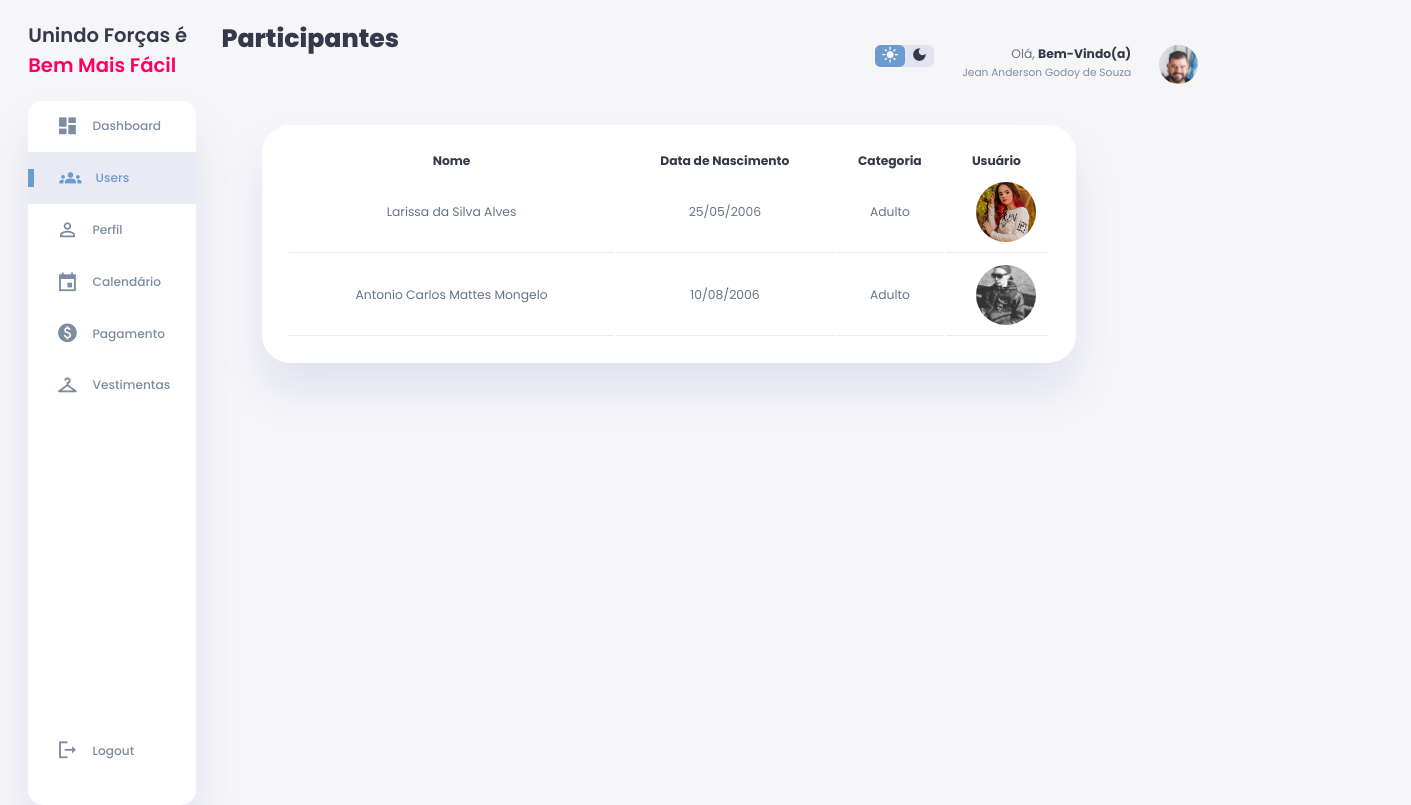
Before: /usuario/participantes/index.php (signed in) with the older database file.
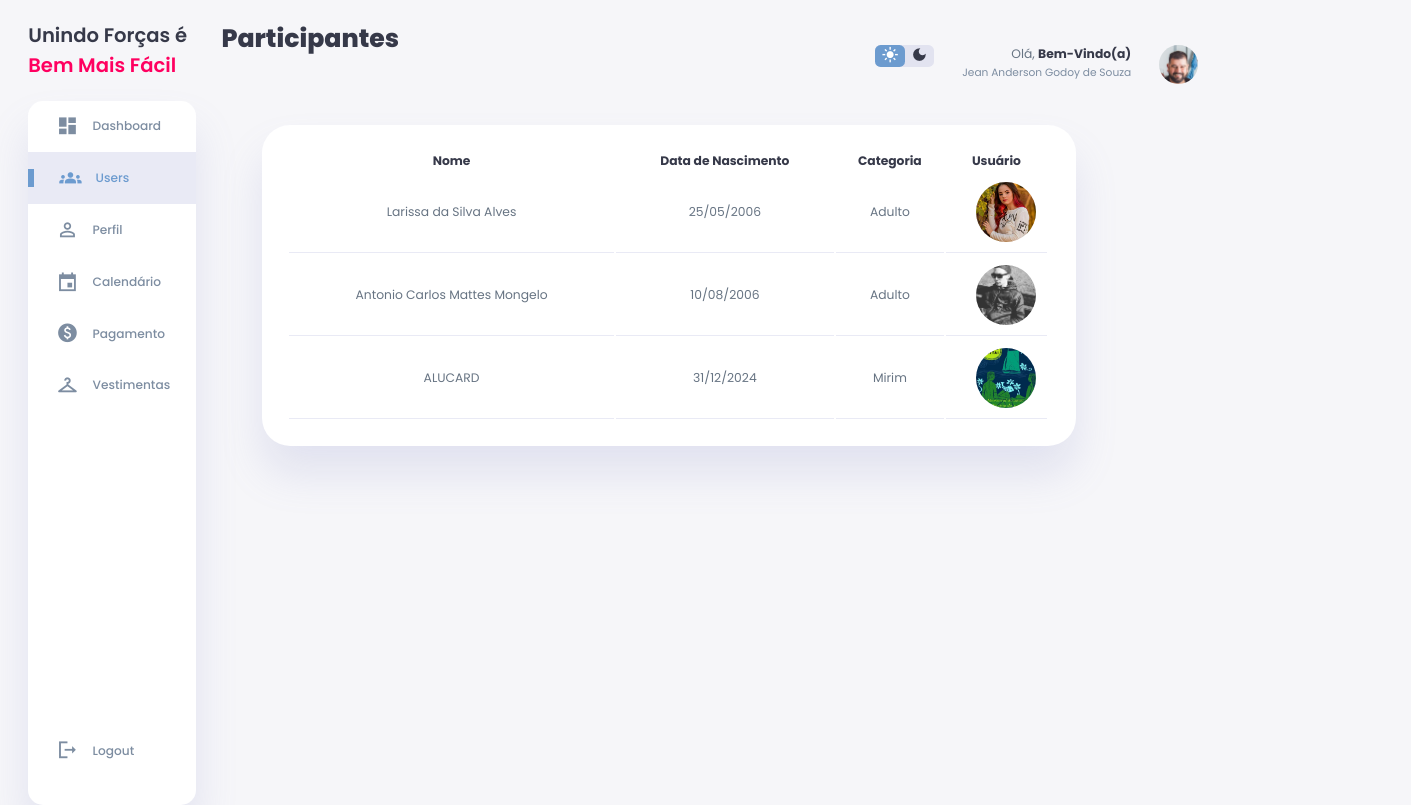
After: the same page with the newer database file.
### tables this page shows
CREATE TABLE IF NOT EXISTS `usuario` (
  `id_usuario` int NOT NULL AUTO_INCREMENT,
  `statuss` int DEFAULT NULL,
  `nome` varchar(255) DEFAULT NULL,
  `email` varchar(255) DEFAULT NULL,
  `datas` date DEFAULT NULL,
  `CPF` char(14) DEFAULT NULL,
  `RG` varchar(11) DEFAULT NULL,
  `categoria` varchar(255) NOT NULL,
  `senha` varchar(255) DEFAULT NULL,
  `telefone` varchar(16) DEFAULT NULL,
  `imagem` varchar(255) NOT NULL,
  `genero` varchar(255) NOT NULL,
  `endereco` varchar(255) NOT NULL,
  `responsavel` varchar(255) NOT NULL,
  `data_entrada` date NOT NULL,
  `tele_respon` varchar(16) NOT NULL,
  `idade` varchar(2) NOT NULL,
  `nom_dan` varchar(255) NOT NULL,
  `identidade_frente` varchar(255) NOT NULL,
  `identidade_verso` varchar(255) NOT NULL,
  PRIMARY KEY (`id_usuario`),
  KEY `id_usuario` (`id_usuario`) USING BTREE
);

### usuario/participantes/index.php (the view, shortened to what this page needs)
<?php
$conexao = conectar();
$id_usuario = $_SESSION['id_usuario'];
$sql = "SELECT * FROM usuario WHERE id_usuario = $id_usuario";
$resultado = mysqli_query($conexao, $sql);
$dados = mysqli_fetch_assoc($resultado);
function calcular_idade($data_nascimento) {
    $data_nasc = new DateTime($data_nascimento);
    $hoje = new DateTime();
    $idade = $hoje->diff($data_nasc);
    return $idade->y;
}
function determinar_categoria($idade) {
    if ($idade <= 12) {
        return 'Mirim';
    } elseif ($idade <= 17) {
        return 'Juvenil';
    } else {
        return 'Adulto';
    }
}
?>
<!DOCTYPE html>
<html lang="en">
<head>
    <link rel="stylesheet" href="css/style.css">
</head>
<body>
    <div class="container">
        <aside>
            <div class="toggle">
                <div class="logo">
                <h2>Unindo Forças é <span class="danger">Bem Mais Fácil</span></h2>
                </div>
            </div>
            <div class="sidebar">
                <a href="../dashboard.php">
                    <span class="material-icons-sharp">
                    </span>
                    <h3>Dashboard</h3>
                </a>
                <a href="../participantes" class="active">
                    <span class="material-icons-sharp">
                    </span>
                    <h3>Users</h3>
                </a>
                <a href="../perfil.php">
                    <span class="material-icons-sharp">
                    </span>
                    <h3>Perfil</h3>
                </a>
                <a href="../calen" target="_blank">
                    <span class="material-icons-sharp">
                    </span>
                    <h3>Calendário</h3>
                </a>
                <a href="../pagamento">
                    <span class="material-icons-sharp">
                    </span>
                    <h3>Pagamento</h3>
                </a>
                <a href="../acessorios">
                    <span class="material-icons-sharp">
                    </span>
                    <h3>Vestimentas</h3>
                </a>
                <a href="logout.php">
                    <span class="material-icons-sharp">
                    </span>
                    <h3>Logout</h3>
                </a>
            </div>
        </aside>
        <main>
            <h1>Participantes</h1>
            <div class="recent-orders">
                <?php
                $sql = "SELECT * FROM usuario WHERE statuss = 1";
                $resultado = mysqli_query($conexao, $sql);
                if (mysqli_num_rows($resultado) > 0) {
                    echo ' <div class="formato"><table class="table table-striped">
    <thead class="thead-info">
        <tr>
                   <th>Nome</th>
                   <th>Data de Nascimento</th>
                   <th>Categoria</th>
                   <th>Usuário</th>
                   </tr>
                   </thead>
                   <tbody>';
                    while ($row = mysqli_fetch_assoc($resultado)) {
                        $idade = calcular_idade($row['datas']);
                        $categoria = determinar_categoria($idade);
                        echo '<tr>';
                        $data = date("d/m/Y", strtotime($row['datas']));
                        echo "<td>" . $row['nome'] . "</td>";
                        echo "<td>" . $data . "</td>";
                        echo "<td>" . $categoria . "</td>";
                        echo "<td><div class='users'><img src='../../img/perfil/" . $row['imagem'] . "' ></div></td>";
                        echo '</tr>';
                    }
                } else {
                    echo 'Nenhum resultado encontrado.';
                }
                ?>
            </div>
        </main>
        <div class="right-section">
            <div class="nav">
                <div class="dark-mode">
                    <span class="material-icons-sharp ">
                    </span>
                    <span class="material-icons-sharp">
                    </span>
                </div>
                <div class="profile">
                    <div class="info">
                        <p>Olá, <b>Bem-Vindo(a)</b></p>
                        <small class="text-muted"><?php echo $dados['nome'] ?></small>
                    </div>
                    <div class="profile-photo">
                        <img src="../../img/perfil/<?php echo $dados['imagem'] ?>" alt="user">
                    </div>
                </div>
            </div>
        </div>
    </div>
</body>
</html>

### usuario/participantes/css/style.css (style rules this page uses)
:root { --color-primary: #6C9BCF; --color-danger: #FF0060; --color-success: #1B9C85; --color-warning: #F7D060; --color-white: #fff; --color-info-dark: #7d8da1; --color-dark: #363949; --color-light: rgba(132, 139, 200, 0.18); --color-dark-variant: #677483; --color-background: #f6f6f9; --card-border-radius: 2rem; --border-radius-1: 0.4rem; --border-radius-2: 1.2rem; --card-padding: 1.8rem; --padding-1: 1.2rem; --box-shadow: 0 2rem 3rem var(--color-light); }
* { margin: 0; padding: 0; outline: 0; appearance: 0; border: 0; text-decoration: none; box-sizing: border-box; }
html { font-size: 14px; }
body { width: 100vw; height: 100vh; font-family: 'Poppins', sans-serif; font-size: 0.88rem; user-select: none; overflow-x: hidden; color: var(--color-dark); background-color: var(--color-background); }
a { color: var(--color-dark); }
img { display: block; width: 100%; object-fit: cover; }
h1 { font-weight: 800; font-size: 1.8rem; }
h2 { font-weight: 600; font-size: 1.4rem; }
h3 { font-weight: 500; font-size: 0.87rem; }
small { font-size: 0.76rem; }
p { color: var(--color-dark-variant); }
b { color: var(--color-dark); }
.text-muted { color: var(--color-info-dark); }
.danger { color: var(--color-danger); }
.container { display: grid; width: 96%; margin: 0 auto; gap: 1.8rem; grid-template-columns: 12rem auto 23rem; }
aside { height: 100vh; }
aside .toggle { display: flex; align-items: center; justify-content: space-between; margin-top: 1.4rem; }
aside .toggle .logo { display: flex; gap: 0.5rem; }
aside .sidebar { display: flex; flex-direction: column; background-color: var(--color-white); box-shadow: var(--box-shadow); border-radius: 15px; height: 88vh; position: relative; top: 1.5rem; transition: all 0.3s ease; }
aside .sidebar a { display: flex; align-items: center; color: var(--color-info-dark); height: 3.7rem; gap: 1rem; position: relative; margin-left: 2rem; transition: all 0.3s ease; }
aside .sidebar a span { font-size: 1.6rem; transition: all 0.3s ease; }
aside .sidebar a:last-child { position: absolute; bottom: 2rem; width: 100%; }
aside .sidebar a.active { width: 100%; color: var(--color-primary); background-color: var(--color-light); margin-left: 0; }
aside .sidebar a.active::before { content: ''; width: 6px; height: 18px; background-color: var(--color-primary); }
aside .sidebar a.active span { color: var(--color-primary); margin-left: calc(1rem - 3px); }
main { margin-top: 1.4rem; }
main .recent-orders { margin-top: 1.3rem; }
main .recent-orders table { background-color: var(--color-white); width: 100%; padding: var(--card-padding); text-align: center; box-shadow: var(--box-shadow); border-radius: var(--card-border-radius); transition: all 0.3s ease; position: relative; margin-top: 5%; left: 5%; }
main table tbody td { height: 2.8rem; border-bottom: 1px solid var(--color-light); color: var(--color-dark-variant); padding: 10px 0 10px 0; }
.right-section { margin-top: 1.4rem; }
.right-section .nav { display: flex; justify-content: end; gap: 2rem; position: relative; left: 20%; margin-top: -4%; }
.right-section .dark-mode { background-color: var(--color-light); display: flex; justify-content: space-between; align-items: center; height: 1.6rem; width: 4.2rem; cursor: pointer; border-radius: var(--border-radius-1); }
.right-section .dark-mode span { font-size: 1.2rem; width: 50%; height: 100%; display: flex; align-items: center; justify-content: center; }
.right-section .dark-mode span.active { background-color: var(--color-primary); color: white; border-radius: var(--border-radius-1); }
.right-section .nav .profile { display: flex; gap: 2rem; text-align: right; }
.right-section .nav .profile .profile-photo { width: 2.8rem; height: 2.8rem; border-radius: 50%; overflow: hidden; }
.users { position: relative; width: 60px; height: 60px; left: 30%; margin-top: 0%; border-radius: 50%; overflow: hidden; cursor: pointer; }
.users img { position: absolute; top: 0; left: 0; width: 100%; height: 100%; object-fit: cover; }

Changed rows visible on the page:
added usuario: nome "ALUCARD", datas "31/12/2024", datas "Mirim", imagem (picture)
